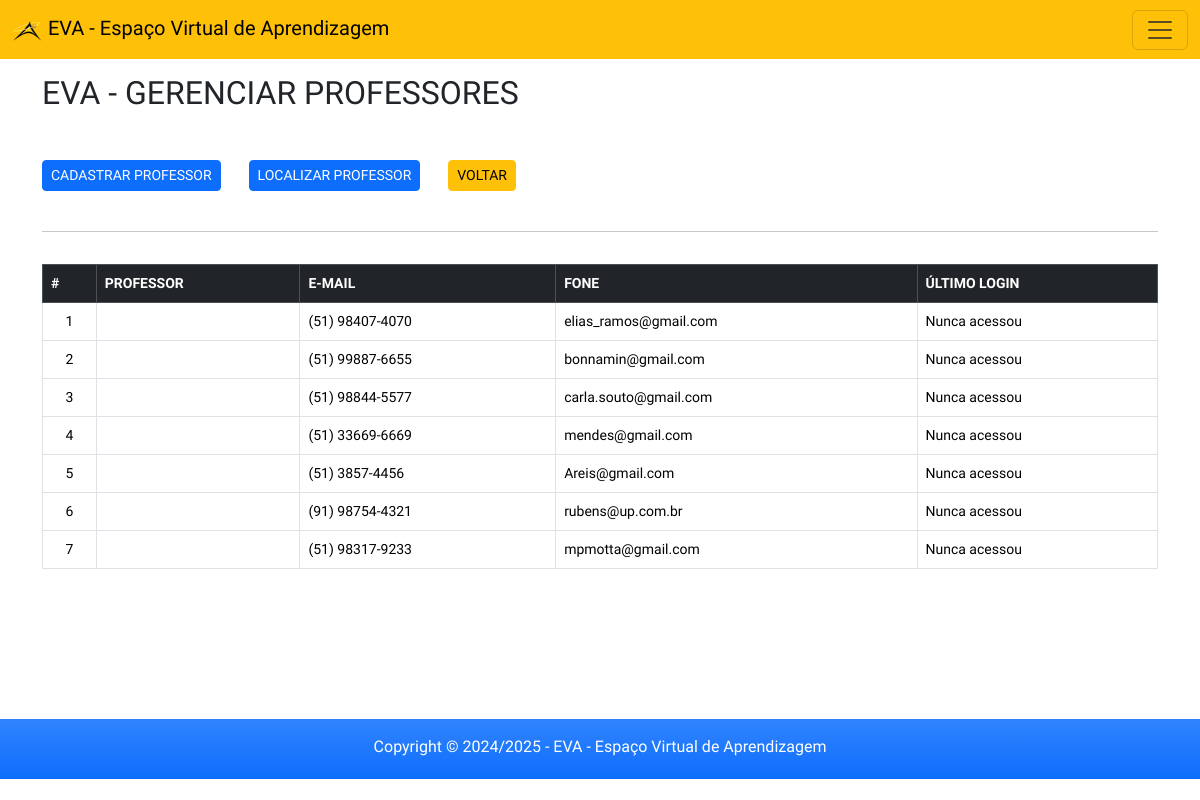
/app/view/adminProfes.php (signed in), run on the app's committed database.
### tables this page shows
CREATE TABLE `professores` (
  `id_prof` int(11) NOT NULL,
  `nome_prof` varchar(90) NOT NULL,
  `email` varchar(90) NOT NULL,
  `fone` varchar(15) NOT NULL,
  `data_criado` timestamp NOT NULL DEFAULT CURRENT_TIMESTAMP,
  `data_editado` timestamp NOT NULL DEFAULT CURRENT_TIMESTAMP ON UPDATE CURRENT_TIMESTAMP
);

### app/config/connect.php (called while the page is built, shortened)
<?php
abstract class Connect {
    private $servidor = 'localhost';
    private $user = 'root';
    private $pass = '';
    private $banco = 'eva';
    private function connect() {
        $this->conn = new PDO("mysql:host=$this->servidor;dbname=$this->banco", $this->user, $this->pass);
    }
}
?>

### app/model/professor.php (called while the page is built, shortened)
<?php
require_once '../config/connect.php';
class Professor extends Connect{
    private $tabela = 'professores';
    public function consultarProfessores(){
        $sql = "SELECT p.id_prof, p.nome_prof, p.email, p.fone, u.ultimo_login
                FROM $this->tabela AS p
                LEFT JOIN usuarios AS u ON p.email = u.email";
        $stmt = $this->conn->prepare($sql);
        $stmt->execute();
        $result = $stmt->fetchAll(PDO::FETCH_ASSOC);
        return $result;
    }
}

### app/view/adminProfes.php (the view, shortened to what this page needs)
<?php
        if(isset($_SESSION['logado']) && $_SESSION['logado'] == true && $_SESSION['nivel'] >= 3 ){
?>
<!DOCTYPE html>
<html lang="pt-br">
<head>
    <link rel="stylesheet" href="css/style.css">
</head>
<body>
    <div class="container-full">
    <?php require_once 'headerAdmin.php'; ?>
        <section class="container main bg-white">
            <h2 class="mb-5"> EVA - GERENCIAR PROFESSORES</h2>
            <button type="button" class="btn btn-sm btn-primary" data-bs-toggle="modal" data-bs-target="#cadProf">
                CADASTRAR PROFESSOR
             </button>
            <button type="button" class="btn btn-sm btn-primary ms-4" data-bs-toggle="modal" data-bs-target="#localiza">
                LOCALIZAR PROFESSOR
            </button>
            <a href="indexAdmin.php" class="btn btn-sm btn-warning ms-4">VOLTAR</a>
            <br>&nbsp;
            <hr class="pt-2 pb-2">
            <table class="table table-bordered table stripped">
                <thead class="table-dark">
                    <tr>
                        <th>
                            #
                        </th>
                        <th>
                            PROFESSOR
                        </th>
                        <th>
                            E-MAIL
                        </th>
                        <th>
                            FONE
                        </th>
                        <th>
                            ÚLTIMO LOGIN
                        </th>
                    </tr>
                </thead>
                <tbody>
                <?php
                      $professor = new professor();
                      $consulta = $professor->consultarProfessores();
                        $i = 1;
                      foreach($consulta as $linha){
                          $nome = $linha['nome'];
                          $fone = $linha['fone'];
                          $email = $linha['email'];
                          $ultimo_login = $linha['ultimo_login'];
                          echo"
                          <tr>
                              <td class='text-center'>". $i++ ."</td>
                              <td>$nome</td>
                              <td>$fone</td>
                              <td>$email</td>";
                                  $dataHoraUltimoLogin = $ultimo_login;
                                      if (empty($dataHoraUltimoLogin)) {
                                          echo "<td>Nunca acessou</td>";
                                      }
                          echo "</tr>";
                      }
                ?>
                </tbody>
            </table>
        </section>
        <?php require_once 'footer.php'; ?>
    </div>
</body>
</html>
<?php
    }else{
        header('Location: ../index.php');
    }
?>

### app/view/css/style.css (style rules this page uses)
body, * { font-family: 'Saira', sans-serif; font-optical-sizing: auto; font-style: normal; }
table { font-size: 14px; margin-bottom: 150px !important; }
.container, .border { background-color: #fbfbfb; }
.main { padding-top: 15px; }

### data on the page
professores: fone "(51) 98407-4070", email "elias_ramos@gmail.com"
professores: fone "(51) 99887-6655", email "bonnamin@gmail.com"
professores: fone "(51) 98844-5577", email "carla.souto@gmail.com"
professores: fone "(51) 33669-6669", email "mendes@gmail.com"
professores: fone "(51) 3857-4456", email "Areis@gmail.com"
professores: fone "(91) 98754-4321", email "rubens@up.com.br"
professores: fone "(51) 98317-9233", email "mpmotta@gmail.com"
